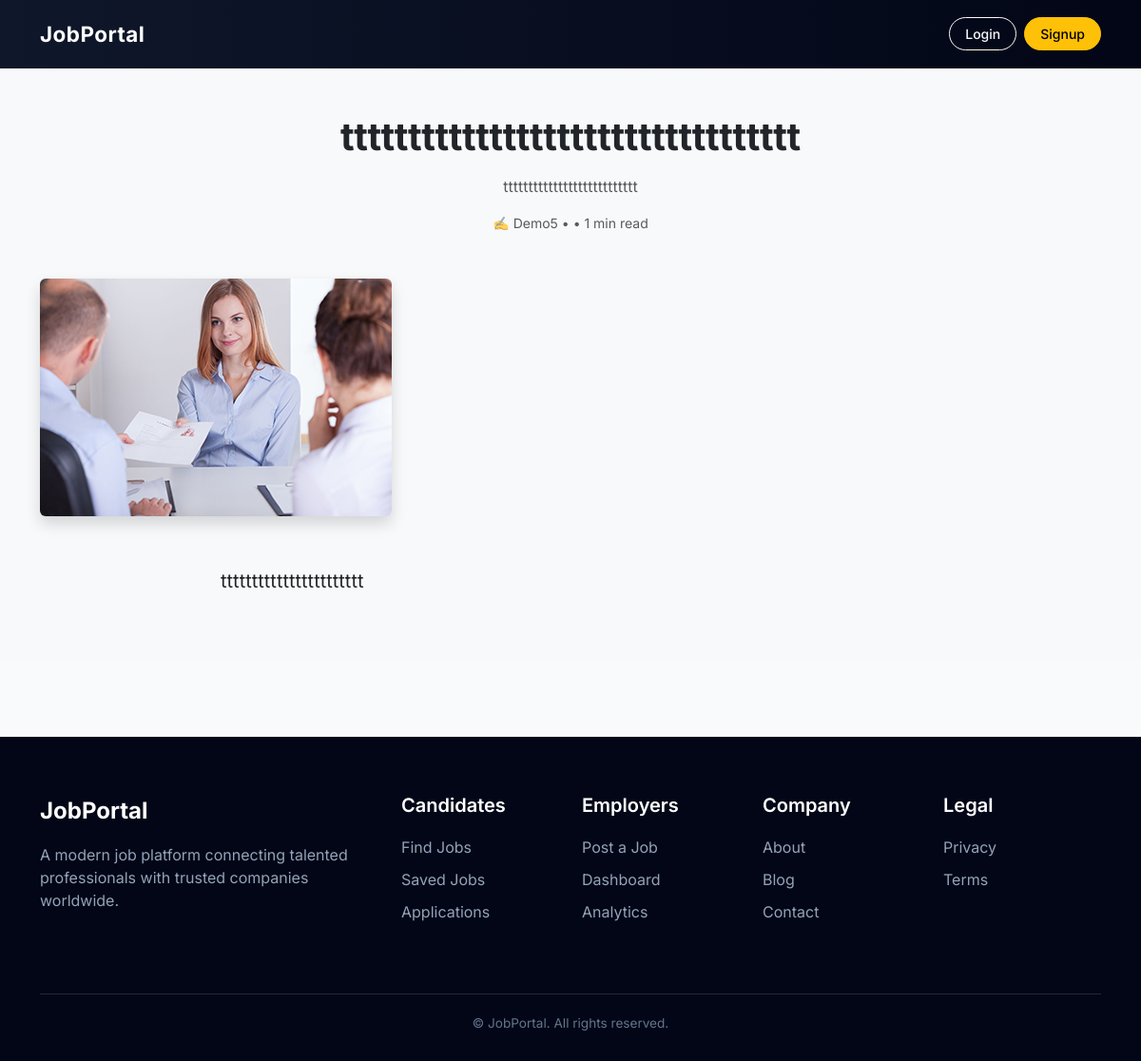
The page /news/tttttttttttttttttttttttttttttttttt-a417a4/ on the database its author committed.
### news/models.py (models this page shows, shortened)
class News(models.Model):
    STATUS_CHOICES = (
        ('draft', 'Draft'),
        ('published', 'Published'),
    )
    title = models.CharField(max_length=255)
    slug = models.SlugField(unique=True, blank=True)
    summary = models.TextField(max_length=500)
    content = models.TextField()
    featured_image = models.ImageField(
        upload_to='news/',
        blank=True,
        null=True
    )
    author = models.ForeignKey(
        User,
        on_delete=models.CASCADE
    )
    status = models.CharField(
        max_length=10,
        choices=STATUS_CHOICES,
        default='draft'
    )
    meta_title = models.CharField(max_length=255, blank=True)
    meta_description = models.CharField(max_length=300, blank=True)
    created_at = models.DateTimeField(auto_now_add=True)
    published_at = models.DateTimeField(blank=True, null=True)
    class Meta:
        ordering = ['-created_at']

### news/views.py (the view)
# urls.py: path('<slug:slug>/', views.news_detail, name='news_detail'),
def news_detail(request, slug):
    news = get_object_or_404(
        News,
        slug=slug,
        status='published'
    )
    return render(request, 'news/news_detail.html', {
        'news': news
    })

### templates/news/news_detail.html (shortened to what this page needs)
{% extends "base.html" %}
{% block content %}
<section class="py-5 bg-light">
  <div class="container">
    <div class="text-center mb-5">
      <h1 class="fw-bold">{{ news.title }}</h1>
      <p class="text-muted mt-3">
        {{ news.summary }}
      </p>
      <div class="small text-muted mt-2">
        ✍️ {{ news.author.get_full_name|default:news.author.username }}
        • {{ news.published_at|date:"F d, Y" }}
        • {{ news.content|wordcount|divisibleby:200|add:1 }} min read
      </div>
    </div>
    {% if news.featured_image %}
    <div class="mb-5">
      <img src="{{ news.featured_image.url }}"
           class="img-fluid rounded shadow"
           alt="{{ news.title }}">
    </div>
    {% endif %}
    <div class="row justify-content-center">
      <div class="col-lg-8">
        <div class="fs-5 lh-lg">
          {{ news.content|linebreaks }}
        </div>
      </div>
    </div>
  </div>
</section>
{% endblock %}

### templates/base.html (style rules this page uses)
body { font-family: 'Inter', sans-serif; background: #f8fafc; }

### rows shown on the page
News: title "tttttttttttttttttttttttttttttttttt", summary "ttttttttttttttttttttttttttt", author.get_full_name "Demo5", content|divisibleby "1", featured_image (picture), content "ttttttttttttttttttttttt"
